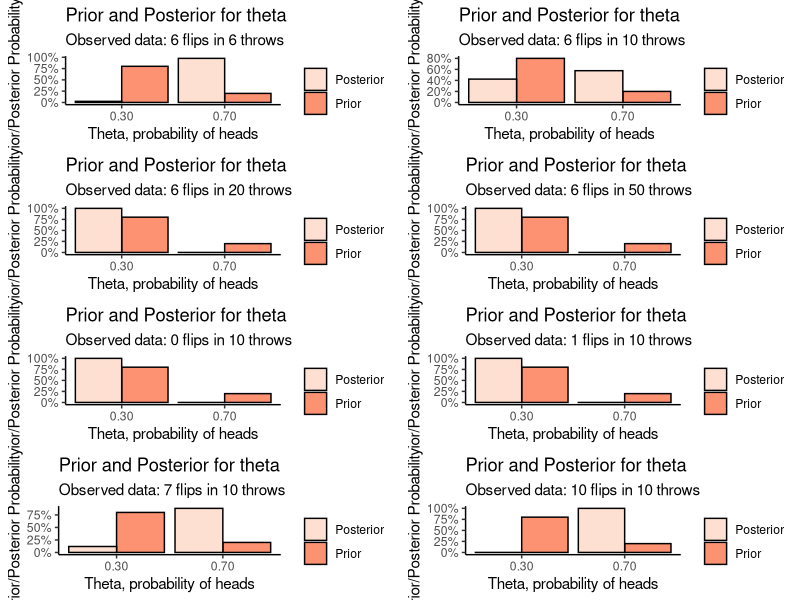
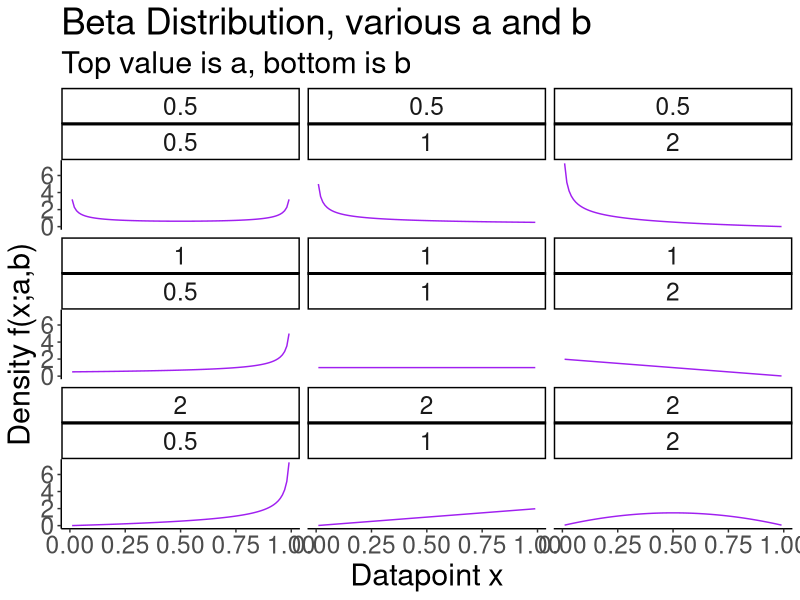
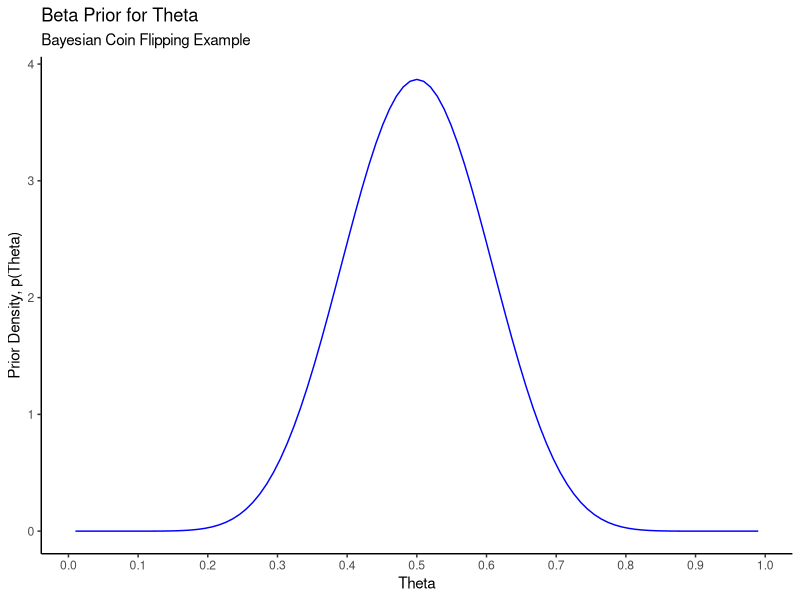
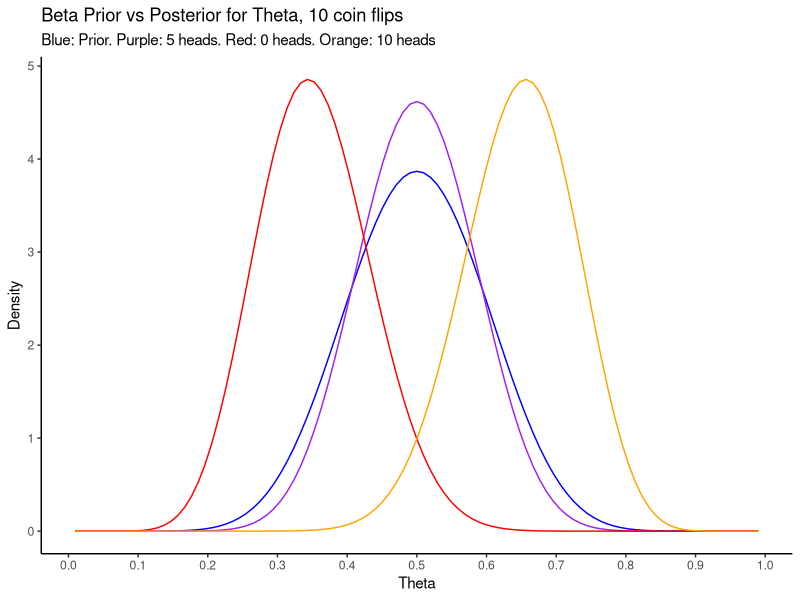
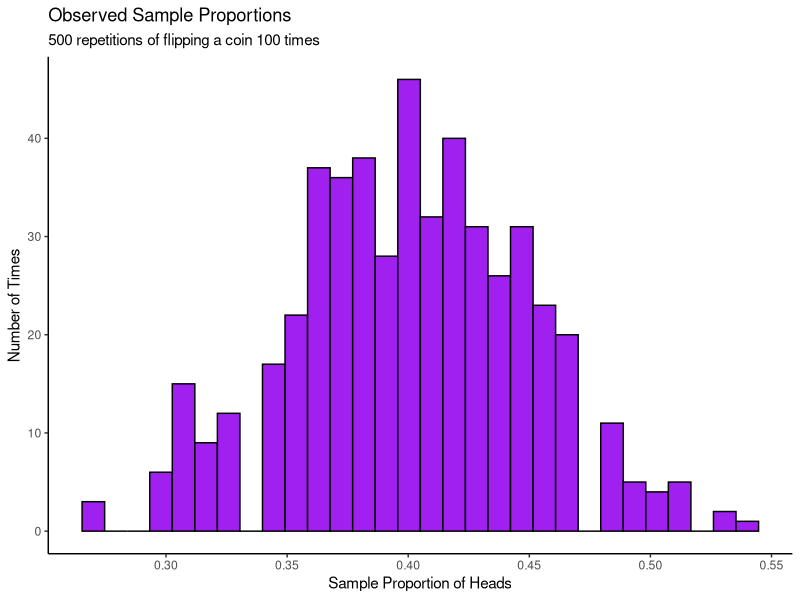
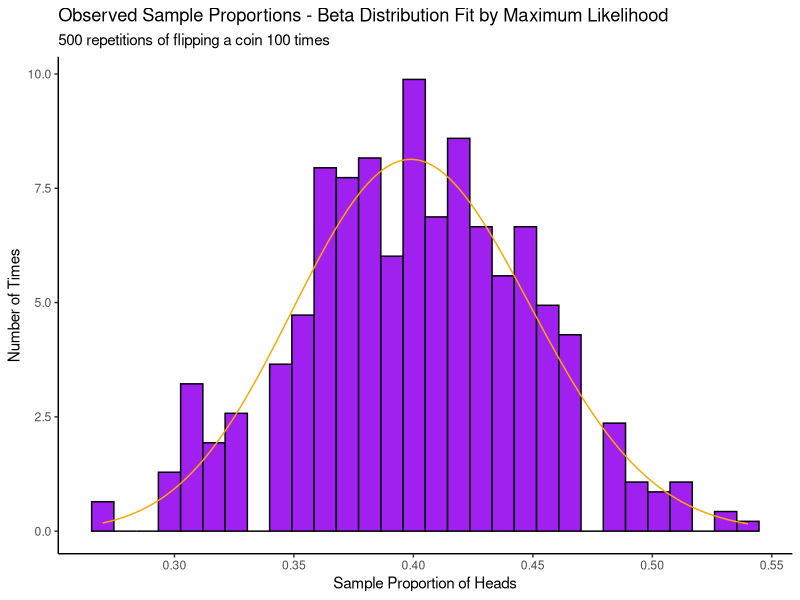

Reproduce these figures in R, in order.
## ---- chunk 1
knitr::opts_chunk$set(echo = TRUE)
## ---- chunk 2
# Load the tidyverse packages
suppressMessages({
  suppressWarnings({
    library(tidyverse)
  })
})
## ---- chunk 3
visualize_binomial_priorposterior <- function(sumx,n) {
  prior <- function(theta) {
    if (theta == .3) {
      return(.8)
    }
    else if (theta == .7) {
      return(.2)
    }
    0
  }
  likelihood <- function(theta) theta^sumx * (1-theta)^(n - sumx)
  marginal_likelihood <- prior(.7) * likelihood(.7) + prior(.3) * likelihood(.3)
  posterior <- function(theta) likelihood(theta) * prior(theta) / marginal_likelihood
  
  # Plot of the prior and posterior distributions for these observed data
  data_frame(
    theta = c(.3,.7,.3,.7),
    value = c(prior(.3),prior(.7),posterior(.3),posterior(.7)),
    type = c("Prior","Prior","Posterior","Posterior")
  ) %>%
    ggplot(aes(x = theta,y = value,fill = type)) +
    theme_classic() + 
    geom_bar(stat = "identity",position = "dodge",colour = "black") +
    labs(title = "Prior and Posterior for theta",
         subtitle = str_c("Observed data: ",sumx," flips in ",n," throws"),
         x = "Theta, probability of heads",
         y = "Prior/Posterior Probability",
         fill = "") +
    scale_x_continuous(breaks = c(0.30,0.70),labels = c("0.30","0.70")) +
    scale_y_continuous(labels = scales::percent_format()) +
    scale_fill_brewer(palette = "Reds")
  
}
## ---- chunk 4
cowplot::plot_grid(
  visualize_binomial_priorposterior(6,6),
  visualize_binomial_priorposterior(6,10),
  visualize_binomial_priorposterior(6,20),
  visualize_binomial_priorposterior(6,50),
  visualize_binomial_priorposterior(0,10),
  visualize_binomial_priorposterior(1,10),
  visualize_binomial_priorposterior(7,10),
  visualize_binomial_priorposterior(10,10),
  ncol=2
)
## ---- chunk 5
# Generate plot data- dbeta evaluated at x and a,b for x on a grid between 0 and 1 and various values of a,b
# Run this code line by line if you have trouble reading it and figuring out what it does
expand.grid(a = c(.5,1,2),b = c(.5,1,2)) %>%
  pmap_dfr(~data_frame(x = seq(0.01,0.99,by=0.01),y = dbeta(x = x,shape1=.x,shape2=.y),a = .x,b = .y)) %>%
  ggplot(aes(x = x,y = y)) +
  theme_classic() +
  facet_wrap(a~b) +
  geom_line(colour = "purple") +
  labs(title = "Beta Distribution, various a and b",
       subtitle = "Top value is a, bottom is b",
       x = "Datapoint x",
       y = "Density f(x;a,b)") +
  theme(text = element_text(size = 22))

## ---- chunk 6
data_frame(x = c(0.01,0.99)) %>%
  ggplot(aes(x = x)) +
  theme_classic() + 
  stat_function(fun = dbeta,
                args = list(shape1 = 12,shape2 = 12),
                colour = "blue") +
  labs(title = "Beta Prior for Theta",
       subtitle = "Bayesian Coin Flipping Example",
       x = "Theta",
       y = "Prior Density, p(Theta)") +
  scale_x_continuous(breaks = seq(0,1,by=0.1))
## ---- chunk 7
# Prior probability of theta being between 0.3 and 0.7
pbeta(0.7,shape1=12,shape2=12) - pbeta(0.3,shape1=12,shape2=12)
## ---- chunk 8
prior <- function(theta) dbeta(theta,shape1 = 12,shape2 = 12)
posterior <- function(theta,sumx,n) dbeta(theta,shape1 = 12 + sumx,shape2 = 12 + n - sumx)

data_frame(x = c(0.01,0.99)) %>%
  ggplot(aes(x = x)) +
  theme_classic() + 
  stat_function(fun = prior,
                colour = "blue") +
  stat_function(fun = posterior,
                args = list(sumx = 5,n = 10),
                colour = "purple") +
  stat_function(fun = posterior,
                args = list(sumx = 0,n = 10),
                colour = "red") +
  stat_function(fun = posterior,
                args = list(sumx = 10,n = 10),
                colour = "orange") +
  labs(title = "Beta Prior vs Posterior for Theta, 10 coin flips",
       subtitle = "Blue: Prior. Purple: 5 heads. Red: 0 heads. Orange: 10 heads",
       x = "Theta",
       y = "Density") +
  scale_x_continuous(breaks = seq(0,1,by=0.1))
## ---- chunk 9
# E.g. for n = 10 and sumx = 5
c(qbeta(0.025,shape1=12 + 5,shape2 = 12 + 5),qbeta(0.975,shape1=12 + 5,shape2 = 12 + 5))
## ---- chunk 10
c(.5 - sqrt(.5*.5/10)*1.96,.5 + sqrt(.5*.5/10)*1.96)
## ---- chunk 11
c(.1 - sqrt(.1*.9/10)*1.96,.1 + sqrt(.1*.9/10)*1.96)
## ---- chunk 12
# Point estimate- find the posterior mode, which is a critical point
# Use R's built in optimization tools, function nlminb() performs constrained minimization
# Pass it a function that returns minus the posterior; minimizing -f(x) is the same as maximizing f(x)
minus_posterior <- function(theta,sumx,n) -1 * posterior(theta,sumx,n)
opt <- nlminb(objective = minus_posterior,start = 0.3,sumx = 1,n = 10,lower = 0.01,upper = 0.99)
opt$par # Return the value at which the maximum occurs, i.e. the posterior mode

# Credible interval
c(qbeta(0.025,shape1=12 + 1,shape2 = 12 + 9),qbeta(0.975,shape1=12 + 1,shape2 = 12 + 9))
## ---- chunk 13
x <- rbeta(1000,12,12)
c(mean(x),sd(x))
## ---- chunk 14
n <- 100
N <- 500
truetheta <- 0.4
set.seed(80545)
flips <- data_frame(x = rbinom(N,n,truetheta) / n)

flips %>%
  ggplot(aes(x = x)) +
  theme_classic() + 
  geom_histogram(bins = 30,colour = "black",fill = "purple") +
  labs(title = "Observed Sample Proportions",
       subtitle = str_c(N," repetitions of flipping a coin ",n," times"),
       x = "Sample Proportion of Heads",
       y = "Number of Times")
## ---- chunk 15
# No closed-form formula for (a,b); estimate numerically
minusloglik <- function(params) -sum(dbeta(flips$x,shape1 = params[1],shape2 = params[2],log = TRUE))

# Minimize minus the log-likelihood
# Get starting values using the method of moments
xb <- mean(flips$x)
vb <- var(flips$x)
astart <- xb * ((xb * (1-xb))/vb - 1)
bstart <- (1-xb) * ((xb * (1-xb))/vb - 1)
c(astart,bstart)
opt <- nlminb(start = c(astart,bstart),objective = minusloglik,lower=c(0,0))
opt$par
## ---- chunk 16
flips %>%
  ggplot(aes(x = x)) +
  theme_classic() + 
  geom_histogram(aes(y = ..density..),bins = 30,colour = "black",fill = "purple") +
  stat_function(fun = dbeta,
                args = list(shape1 = opt$par[1],shape2 = opt$par[2]),
                colour = "orange") +
  labs(title = "Observed Sample Proportions - Beta Distribution Fit by Maximum Likelihood",
       subtitle = str_c(N," repetitions of flipping a coin ",n," times"),
       x = "Sample Proportion of Heads",
       y = "Number of Times")
